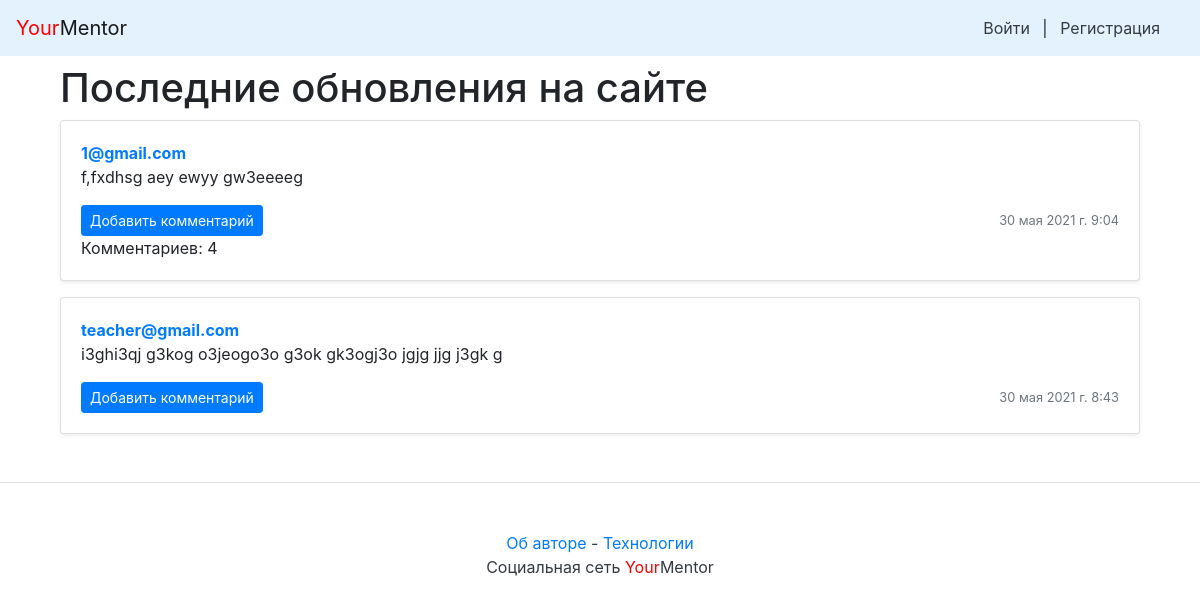
Page /?page=2 on the earlier database version.
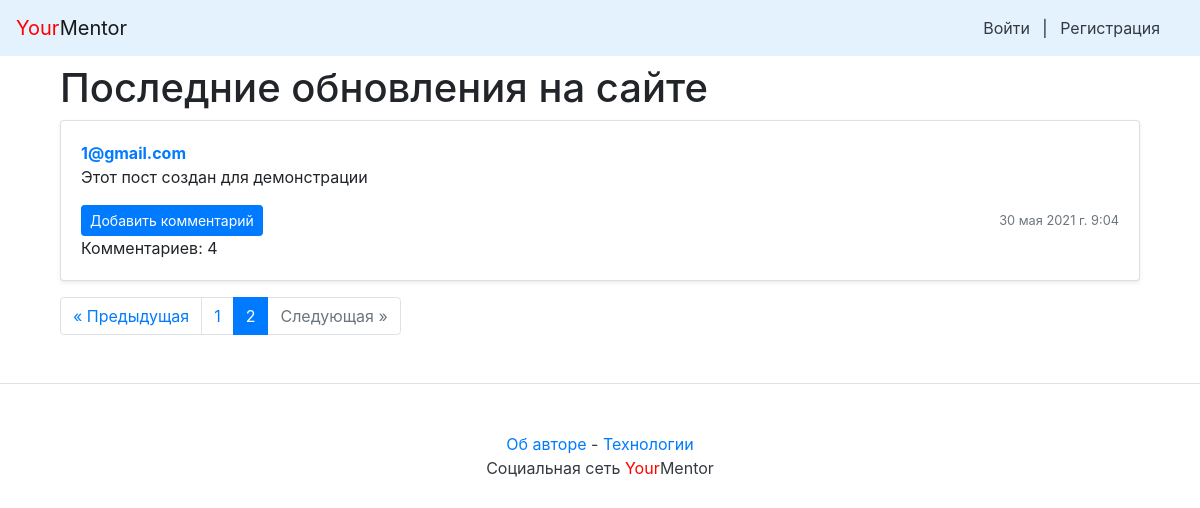
Same page on the later database version.
### posts/models.py (models this page shows, shortened)
class Post(models.Model):
    group = models.ForeignKey(
        Group,
        blank=True,
        null=True,
        on_delete=models.SET_NULL,
        related_name='posts',
        verbose_name='Группы',
        help_text='Выберите группу',
    )
    text = models.TextField(
        verbose_name='Текст',
        help_text='Введите текст',
    )
    pub_date = models.DateTimeField('date published', auto_now_add=True)
    author = models.ForeignKey(
        User,
        on_delete=models.CASCADE,
        related_name='posts',
    )
    image = models.ImageField(
        upload_to='posts/',
        blank=True, null=True,
        verbose_name='Изображение',
    )
    class Meta:
        ordering = ['-pub_date']

### accounts/models.py (models this page shows, shortened)
class User(AbstractBaseUser):
    email = models.EmailField(unique=True, max_length=255)
    name = models.CharField(
        max_length=255,
        blank=False,
        null=False
    )
    surname = models.CharField(
        max_length=255,
        blank=False,
        null=False
    )
    break_time = models.IntegerField(default=0)
    is_admin = models.BooleanField(default=False)
    timestamp = models.DateTimeField(auto_now_add=True)
    role = models.CharField(
        max_length=10,
        choices=UserRoles.choices,
        default=UserRoles.STUDENT,
        verbose_name="Роль пользователя",
    )
    is_staff = models.BooleanField(default=False)
    USERNAME_FIELD = 'email'
    REQUIRED_FIELDS = []
    objects = CustomManager()
    def __str__(self):
        return self.email

### posts/views.py (the view)
# urls.py: path('', views.index, name='index'),
def index(request):
    cache.clear()
    post_list = Post.objects.all()
    paginator = Paginator(post_list, 10)
    page_number = request.GET.get('page')
    page = paginator.get_page(page_number)
    return render(
        request,
        'index.html',
        {'page': page, 'paginator': paginator}
    )

### templates/index.html (shortened to what this page needs)
{% extends "includes/base.html" %}
{% block content %}
<div class="container">
        <h1>Последние обновления на сайте</h1>
        {% load cache %}
        {% cache 20 index_page %}
            {% for post in page %}
                {% include "includes/post_item.html" with post=post %}
            {% endfor %}
        {% endcache %}
        {% if page.has_other_pages %}
            {% include "includes/paginator.html" with items=page paginator=paginator%}
        {% endif %}
    </div>
{% endblock %}

### templates/includes/post_item.html (shortened to what this page needs)
<div class="card mb-3 mt-1 shadow-sm">
  {% load thumbnail %}
  <div class="card-body">
    <p class="card-text">
      <a name="post_{{ post.id }}" href="{% url 'profile' post.author.id %}">
        <strong class="d-block text-gray-dark">{{ post.author }}</strong>
      </a>
      {{ post.text|linebreaksbr }}
    </p>
    <div class="d-flex justify-content-between align-items-center">
      <div class="btn-group">
        <a class="btn btn-sm btn-primary" href="{% url 'post' post.author.id post.id %}" role="button">
          Добавить комментарий
        </a>
      </div>
      <small class="text-muted">{{ post.pub_date }}</small>
    </div>
    {% if post.comments.exists %}
        <div class="d-flex justify-content-between align-items-center">
        <div class="btn-group">
          Комментариев: {{ post.comments.count }}
        </div>
        </div>
    {% endif %}
  </div>
</div>

Differences in the rows shown:
removed Post: author "teacher@gmail.com", text "i3ghi3qj g3kog o3jeogo3o g3ok gk3ogj3o jgjg jjg j3gk g", pub_date "30 мая 2021 г. 8:43"
changed Post "1@gmail.com": text "f,fxdhsg aey ewyy gw3eeeeg" → "Этот пост создан для демонстрации"
Other differences:
text now shown: "« Предыдущая Следующая »"
new list line: "1"
new list line: "2"
